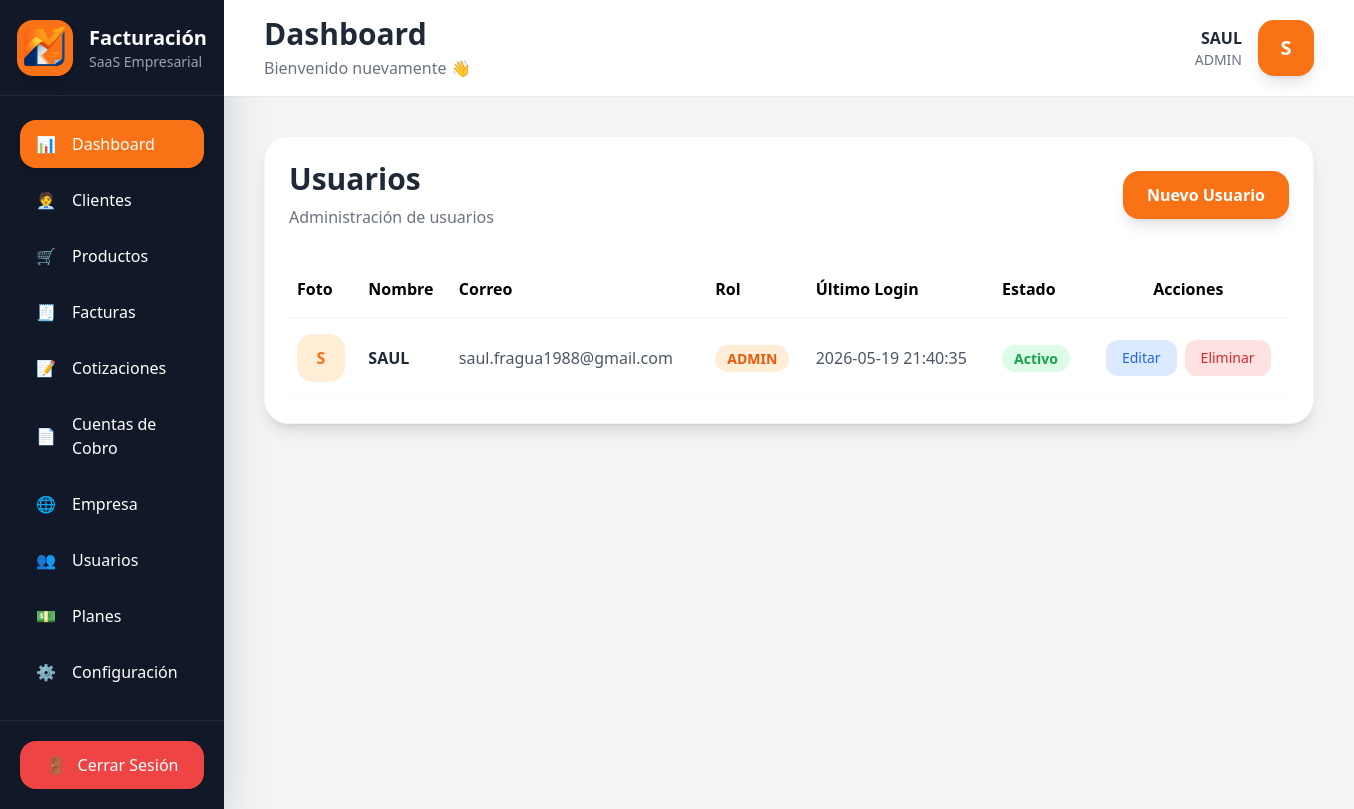
/public/usuarios (signed in), run on an earlier commit of the app's database.
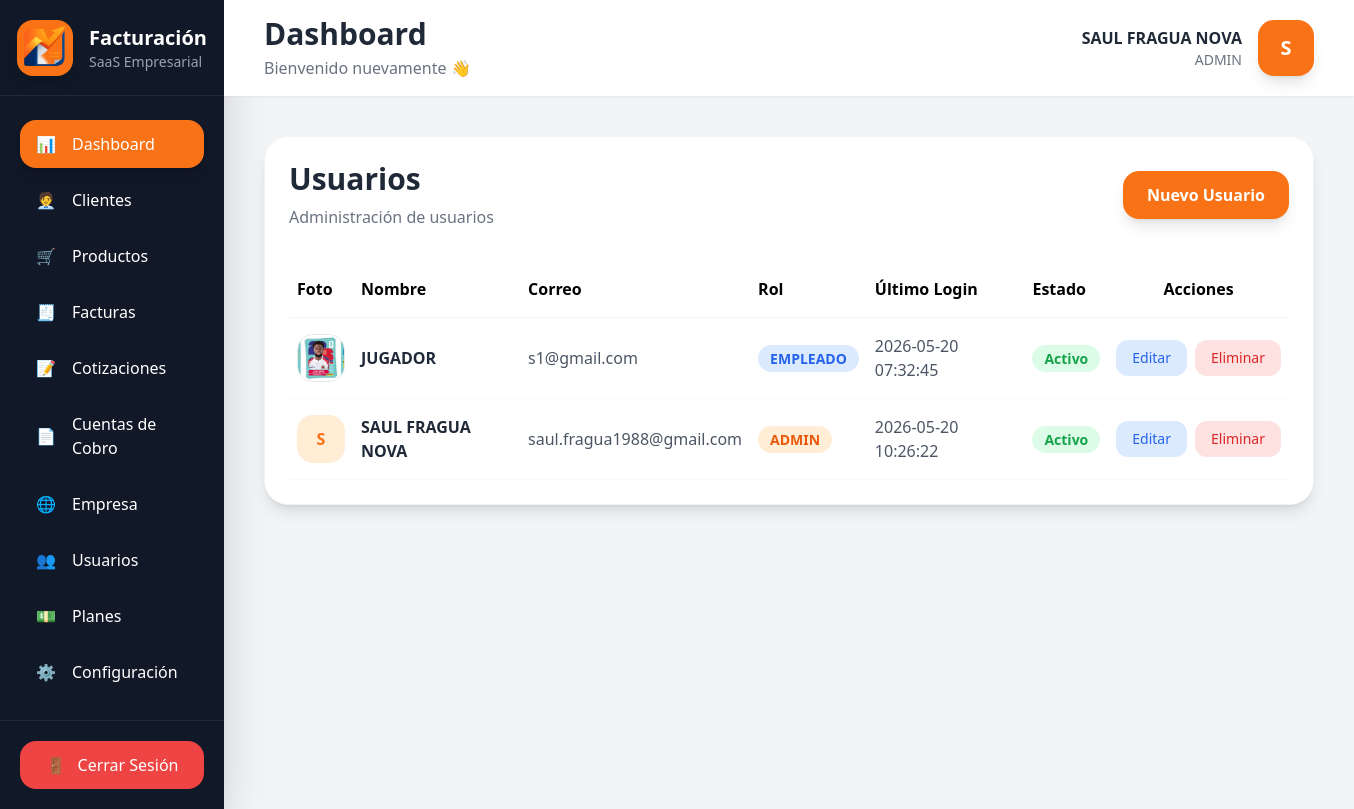
And on a later commit of the database.
### tables this page shows
CREATE TABLE `usuarios` (
  `id` int(11) NOT NULL,
  `empresa_id` int(11) NOT NULL,
  `nombre` varchar(150) NOT NULL,
  `correo` varchar(150) NOT NULL,
  `password` varchar(255) NOT NULL,
  `rol` enum('SUPER_ADMIN','ADMIN','EMPLEADO') DEFAULT 'EMPLEADO',
  `foto` varchar(255) DEFAULT NULL,
  `ultimo_login` datetime DEFAULT NULL,
  `estado` tinyint(1) DEFAULT 1,
  `created_at` timestamp NOT NULL DEFAULT current_timestamp()
);

### app/controllers/UsuariosController.php (called while the page is built, shortened)
<?php
class UsuariosController extends Controller
{
    private $usuarioModel;
    public function __construct()
    {
        $this->usuarioModel = $this->model('Usuario');
    }
    public function index()
    {
        $empresa_id = $_SESSION['empresa_id'];
        $usuarios = $this->usuarioModel->listar(
            $empresa_id
        );
        $data = [
            'contenido' => 'usuarios/index',
            'usuarios' => $usuarios
        ];
        $this->view('layouts/app', $data);
    }
}

### app/core/Router.php (called while the page is built, shortened)
<?php
class Router
{
    protected $method = 'index';
    public function __construct()
    {
        $url = $this->getUrl();
        if(isset($url[0])) {
            $controllerName = ucwords($url[0]) . 'Controller';
            if(file_exists('../app/controllers/' . $controllerName . '.php')) {
                unset($url[0]);
            }
        }
        $this->controller = new $this->controller;
        $this->params = $url ? array_values($url) : [];
        call_user_func_array(
            [$this->controller, $this->method],
            $this->params
        );
    }
    public function getUrl()
    {
        if(isset($_GET['url'])) {
            $url = rtrim($_GET['url'], '/');
            $url = filter_var($url, FILTER_SANITIZE_URL);
            return explode('/', $url);
        }
    }
}

### public/index.php (called while the page is built, shortened)
<?php
require_once '../app/config/database.php';
$init = new Router();

### app/core/Database.php (called while the page is built, shortened)
<?php
class Database
{
    private string $host = DB_HOST;
    private string $dbname = DB_NAME;
    private string $user = DB_USER;
    private string $pass = DB_PASS;
    private PDO $dbh;
    private PDOStatement $stmt;
    public function __construct()
    {
        $dsn = "mysql:host={$this->host};dbname={$this->dbname};charset=utf8mb4";
        $options = [
            PDO::ATTR_PERSISTENT         => false,
            PDO::ATTR_ERRMODE            => PDO::ERRMODE_EXCEPTION,
            PDO::ATTR_DEFAULT_FETCH_MODE => PDO::FETCH_OBJ,
            PDO::ATTR_EMULATE_PREPARES   => false,
        ];
        try {
            $this->dbh = new PDO(
                $dsn,
                $this->user,
                $this->pass,
                $options
            );
        } catch (PDOException $e) {
            die('Error de conexión: ' . $e->getMessage());
        }
    }
    public function query(string $sql): void
    {
        $this->stmt = $this->dbh->prepare($sql);
    }
    public function bind(string $param, $value, $type = null): void
    {
        if (is_null($type)) {
            switch (true) {
                case is_int($value):
                    $type = PDO::PARAM_INT;
                    break;
            }
        }
        $this->stmt->bindValue($param, $value, $type);
    }
    public function execute(): bool
    {
        return $this->stmt->execute();
    }
    public function resultSet(): array
    {
        $this->execute();
        return $this->stmt->fetchAll();
    }
}

### app/models/Usuario.php (called while the page is built, shortened)
<?php
class Usuario
{
    private $db;
    public function __construct()
    {
        $this->db = new Database;
    }
    public function listar($empresa_id)
{
    $this->db->query("
        SELECT *
        FROM usuarios
        WHERE empresa_id = :empresa_id
        ORDER BY id DESC
    ");
    $this->db->bind(':empresa_id', $empresa_id);
    return $this->db->resultSet();
}
}

### app/views/usuarios/index.php (the view)
<div class="bg-white rounded-3xl shadow-lg p-6 border border-gray-100">
    <div class="flex flex-col md:flex-row md:items-center md:justify-between gap-4 mb-8">
        <div>
            <h2 class="text-3xl font-bold text-gray-800">
                Usuarios
            </h2>
            <p class="text-gray-500 mt-2">
                Administración de usuarios
            </p>
        </div>
        <a
            href="<?= URL; ?>/usuarios/crear"
            class="bg-orange-500 hover:bg-orange-600 text-white px-6 py-3 rounded-2xl shadow-lg transition font-semibold"
        >
            Nuevo Usuario
        </a>
    </div>
    <div class="overflow-x-auto">
        <table class="w-full min-w-[1000px]">
            <thead>
                <tr class="border-b border-gray-100">
                    <th class="text-left py-4 px-2">
                        Foto
                    </th>
                    <th class="text-left py-4 px-2">
                        Nombre
                    </th>
                    <th class="text-left py-4 px-2">
                        Correo
                    </th>
                    <th class="text-left py-4 px-2">
                        Rol
                    </th>
                    <th class="text-left py-4 px-2">
                        Último Login
                    </th>
                    <th class="text-left py-4 px-2">
                        Estado
                    </th>
                    <th class="text-center py-4 px-2">
                        Acciones
                    </th>
                </tr>
            </thead>
            <tbody>
                <?php foreach($data['usuarios'] as $usuario) : ?>
                    <tr class="border-b border-gray-50 hover:bg-gray-50 transition">
                        <td class="py-4 px-2">
                            <?php if(!empty($usuario->foto)) : ?>
                                <img
                                    src="<?= URL; ?>/assets/img/usuarios/<?= $usuario->foto; ?>"
                                    class="w-12 h-12 rounded-2xl object-cover border border-gray-200"
                                >
                            <?php else : ?>
                                <div class="w-12 h-12 rounded-2xl bg-orange-100 flex items-center justify-center text-orange-500 font-bold">
                                    <?= strtoupper(substr($usuario->nombre, 0, 1)); ?>
                                </div>
                            <?php endif; ?>
                        </td>
                        <td class="py-4 px-2 font-semibold text-gray-800">
                            <?= $usuario->nombre; ?>
                        </td>
                        <td class="py-4 px-2 text-gray-600">
                            <?= $usuario->correo; ?>
                        </td>
                        <td class="py-4 px-2">
                            <?php if($usuario->rol == 'SUPER_ADMIN') : ?>
                                <span class="bg-red-100 text-red-600 px-3 py-1 rounded-full text-sm font-semibold">
                                    SUPER ADMIN
                                </span>
                            <?php elseif($usuario->rol == 'ADMIN') : ?>
                                <span class="bg-orange-100 text-orange-600 px-3 py-1 rounded-full text-sm font-semibold">
                                    ADMIN
                                </span>
                            <?php else : ?>
                                <span class="bg-blue-100 text-blue-600 px-3 py-1 rounded-full text-sm font-semibold">
                                    EMPLEADO
                                </span>
                            <?php endif; ?>
                        </td>
                        <td class="py-4 px-2 text-gray-600">
                            <?= $usuario->ultimo_login ?: 'Nunca'; ?>
                        </td>
                        <td class="py-4 px-2">
                            <?php if($usuario->estado == 1) : ?>
                                <span class="bg-green-100 text-green-600 px-3 py-1 rounded-full text-sm font-semibold">
                                    Activo
                                </span>
                            <?php else : ?>
                                <span class="bg-red-100 text-red-600 px-3 py-1 rounded-full text-sm font-semibold">
                                    Inactivo
                                </span>
                            <?php endif; ?>
                        </td>
                        <td class="py-4 px-2">
                            <div class="flex items-center justify-center gap-2">
                                <a
                                    href="<?= URL; ?>/usuarios/editar/<?= $usuario->id; ?>"
                                    class="bg-blue-100 hover:bg-blue-200 text-blue-600 px-4 py-2 rounded-xl text-sm font-medium transition"
                                >
                                    Editar
                                </a>
                                <a
                                    href="<?= URL; ?>/usuarios/eliminar/<?= $usuario->id; ?>"
                                    onclick="return confirm('¿Eliminar usuario?')"
                                    class="bg-red-100 hover:bg-red-200 text-red-600 px-4 py-2 rounded-xl text-sm font-medium transition"
                                >
                                    Eliminar
                                </a>
                            </div>
                        </td>
                    </tr>
                <?php endforeach; ?>
            </tbody>
        </table>
    </div>
</div>

### app/views/layouts/navbar.php (shortened to what the changed rows need)
<header class="h-24 bg-white shadow-sm flex items-center justify-between px-6 lg:px-10">
    <div class="hidden lg:block">
        <h1 class="text-3xl font-bold text-gray-800">
            Dashboard
        </h1>
        <p class="text-gray-500 mt-1">
            Bienvenido nuevamente 👋
        </p>
    </div>
    <div class="flex items-center gap-4">
        <div class="text-right hidden sm:block">
            <h3 class="font-bold text-gray-800">
                <?= $_SESSION['usuario_nombre']; ?>
            </h3>
            <p class="text-sm text-gray-500">
                <?= $_SESSION['usuario_rol']; ?>
            </p>
        </div>
        <div class="w-14 h-14 rounded-2xl bg-orange-500 text-white flex items-center justify-center text-xl font-bold shadow-lg">
            <?= strtoupper(substr($_SESSION['usuario_nombre'], 0, 1)); ?>
        </div>
    </div>
</header>

What changed in the data, as far as the page shows it:
added usuarios: foto (picture), nombre "JUGADOR", correo "s1@gmail.com", rol "EMPLEADO", ultimo_login "2026-05-20 07:32:45", estado "Activo"
changed usuarios "saul.fragua1988@gmail.com": nombre "SAUL" → "SAUL FRAGUA NOVA"; ultimo_login "2026-05-19 21:40:35" → "2026-05-20 10:26:22"
Also different on the page:
$_SESSION['usuario_nombre']: "SAUL" → "SAUL FRAGUA NOVA"
